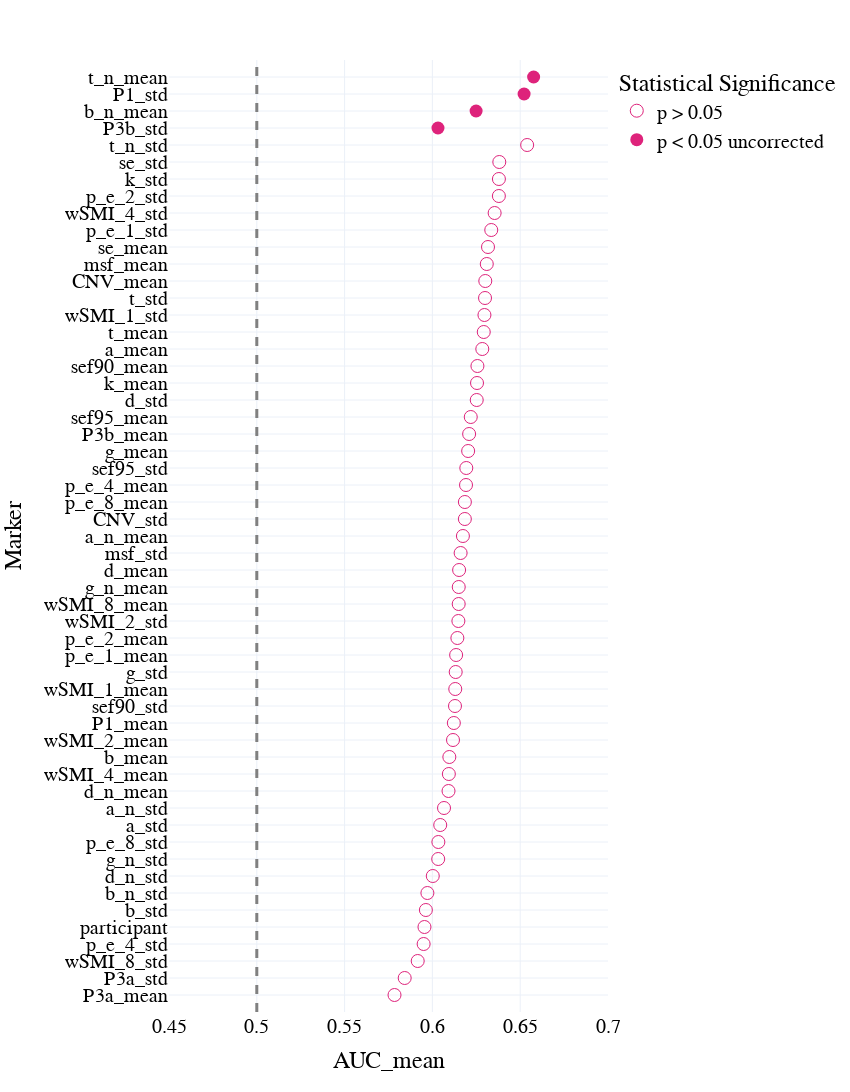

Notebook code cell kept with this figure:
### Code cell
mind_glmm = pd.read_csv(os.path.join(results_path,'univariate_glmm_mind.csv'))

# segment_mind_roc = segment_mind_roc.sort_values(by = 'AUC', ascending = False).head(10).append(segment_mind_roc.sort_values(by = 'AUC', ascending = False).tail(10))

fig = px.scatter(mind_glmm.sort_values(by = 'AUC_mean'),x = 'AUC_mean', y = 'Marker', template = "plotly_white", symbol = 'significant', 
                 symbol_sequence = ['circle-open','circle','hexagram' ],
#                  color = 'significant',
                 color_discrete_sequence = [pink, green,orange, pink], 
                 
                 category_orders = {'significant': ['p > 0.05','p < 0.05 uncorrected', 'p < 0.05 FDR corrected']},
                 labels = {'AUC': 'TUT>OT                      TUT<OT', 'significant': 'Statistical Significance', 'markers':''}
                )
fig.add_vline(x=0.5, line_width=3, line_dash="dash", line_color="grey")
fig.update_traces(marker=dict(size = 13))

fig.update_layout(
    width=850,
    height=1300,
#     autosize = True, 
    template = 'plotly_white',
        font=dict(
        family="Times new roman",
        size=20,
        color="black"
    ),
    xaxis = dict(
            visible=True,
            range = [0.45,0.70], 
            tickfont = {"size": 20},
        ),
    yaxis = dict(
        tickfont = {"size": 20},
        autorange = False,    
        automargin = True,
        range = [-1,len(mind_glmm)],
        dtick = 1
        ),
    showlegend=True, 

)

fig.show()

fig.write_image(os.path.join(fig_path,'univariate_glmm_mind.png'))
fig.write_image(os.path.join(fig_path,'univariate_glmm_mind.pdf'))

### Figure 1 — Plotly figure (JSON) as saved in the notebook; plotly's stock layout.template omitted (floating-point values rounded to 4 significant figures)
{"data": [{"hovertemplate": "Statistical Significance=p > 0.05<br>AUC_mean=%{x}<br>Marker=%{y}<extra></extra>", "legendgroup": "p > 0.05", "marker": {"color": "#DE237B", "size": 13, "symbol": "circle-open"}, "mode": "markers", "name": "p > 0.05", "orientation": "h", "showlegend": true, "type": "scatter", "x": [0.5784, 0.5842, 0.5916, 0.595, 0.5955, 0.5963, 0.5972, 0.6002, 0.6033, 0.6034, 0.6045, 0.6066, 0.6092, 0.6094, 0.6096, 0.6117, 0.6122, 0.6129, 0.613, 0.6133, 0.6135, 0.6142, 0.6148, 0.615, 0.615, 0.6152, 0.6161, 0.6174, 0.6185, 0.6185, 0.6191, 0.6193, 0.6204, 0.6209, 0.6218, 0.6252, 0.6254, 0.6256, 0.6284, 0.6292, 0.6296, 0.63, 0.6301, 0.631, 0.6317, 0.6335, 0.6354, 0.6379, 0.6379, 0.6381, 0.654], "xaxis": "x", "y": ["P3a_mean", "P3a_std", "wSMI_8_std", "p_e_4_std", "participant", "b_std", "b_n_std", "d_n_std", "g_n_std", "p_e_8_std", "a_std", "a_n_std", "d_n_mean", "wSMI_4_mean", "b_mean", "wSMI_2_mean", "P1_mean", "sef90_std", "wSMI_1_mean", "g_std", "p_e_1_mean", "p_e_2_mean", "wSMI_2_std", "wSMI_8_mean", "g_n_mean", "d_mean", "msf_std", "a_n_mean", "CNV_std", "p_e_8_mean", "p_e_4_mean", "sef95_std", "g_mean", "P3b_mean", "sef95_mean", "d_std", "k_mean", "sef90_mean", "a_mean", "t_mean", "wSMI_1_std", "t_std", "CNV_mean", "msf_mean", "se_mean", "p_e_1_std", "wSMI_4_std", "p_e_2_std", "k_std", "se_std", "t_n_std"], "yaxis": "y"}, {"hovertemplate": "Statistical Significance=p < 0.05 uncorrected<br>AUC_mean=%{x}<br>Marker=%{y}<extra></extra>", "legendgroup": "p < 0.05 uncorrected", "marker": {"color": "#DE237B", "size": 13, "symbol": "circle"}, "mode": "markers", "name": "p < 0.05 uncorrected", "orientation": "h", "showlegend": true, "type": "scatter", "x": [0.6032, 0.6249, 0.6522, 0.6576], "xaxis": "x", "y": ["P3b_std", "b_n_mean", "P1_std", "t_n_mean"], "yaxis": "y"}], "layout": {"font": {"color": "black", "family": "Times new roman", "size": 20}, "height": 1300, "legend": {"title": {"text": "Statistical Significance"}, "tracegroupgap": 0}, "margin": {"t": 60}, "shapes": [{"line": {"color": "grey", "dash": "dash", "width": 3}, "type": "line", "x0": 0.5, "x1": 0.5, "xref": "x", "y0": 0, "y1": 1, "yref": "y domain"}], "showlegend": true, "width": 850, "xaxis": {"anchor": "y", "domain": [0, 1], "range": [0.45, 0.7], "tickfont": {"size": 20}, "title": {"text": "AUC_mean"}, "visible": true}, "yaxis": {"anchor": "x", "automargin": true, "autorange": false, "domain": [0, 1], "dtick": 1, "range": [-1, 55], "tickfont": {"size": 20}, "title": {"text": "Marker"}}}}
